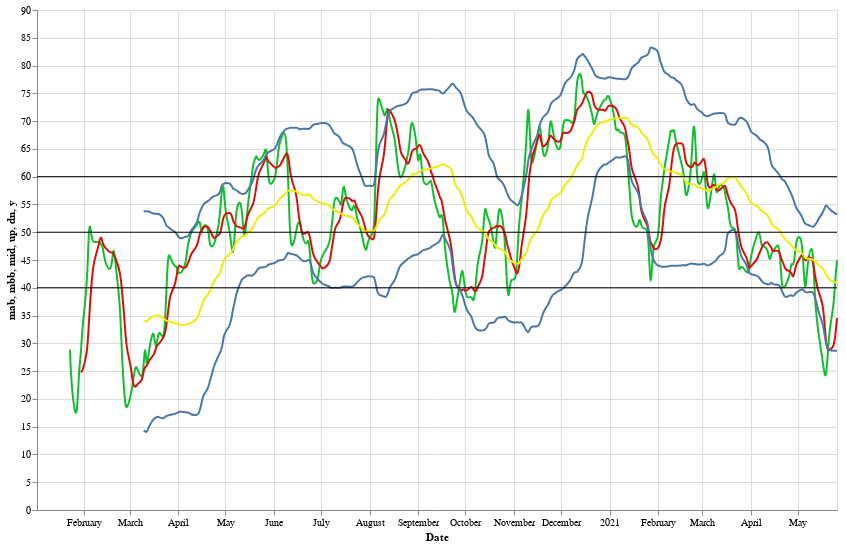

Notebook code for this chart:
### Code cell
line+line1+line2+line3+line4+line5+line6+line7

### Figure 1 — Vega-Lite specification as saved in the notebook (floating-point values rounded to 4 significant figures; data arrays with more than 128 entries replaced by an {"elided": "..."} marker saying what was removed)
{"config": {"view": {"continuousWidth": 400, "continuousHeight": 300}}, "layer": [{"mark": {"type": "line", "interpolate": "basis"}, "encoding": {"color": {"value": "#11bf2e"}, "x": {"type": "temporal", "field": "Date"}, "y": {"type": "quantitative", "field": "mab"}}}, {"mark": {"type": "line", "interpolate": "basis"}, "encoding": {"color": {"value": "#d91009"}, "x": {"type": "temporal", "field": "Date"}, "y": {"type": "quantitative", "field": "mbb"}}}, {"mark": {"type": "line", "interpolate": "basis"}, "encoding": {"color": {"value": "#eded09"}, "x": {"type": "temporal", "field": "Date"}, "y": {"type": "quantitative", "field": "mid"}}}, {"mark": {"type": "line", "interpolate": "basis"}, "encoding": {"x": {"type": "temporal", "field": "Date"}, "y": {"type": "quantitative", "field": "up"}}}, {"mark": {"type": "line", "interpolate": "basis"}, "encoding": {"x": {"type": "temporal", "field": "Date"}, "y": {"type": "quantitative", "field": "dn"}}}, {"data": {"name": "data-e4a17ff3367223c6cbe8c433cc4fe380"}, "mark": "rule", "encoding": {"y": {"type": "quantitative", "field": "y"}}}, {"data": {"name": "data-ba848ba18b9b795c80a87461e9dc5b47"}, "mark": "rule", "encoding": {"y": {"type": "quantitative", "field": "y"}}}, {"data": {"name": "data-c14b6cb4343fb58f2da7047b7ee08ff5"}, "mark": "rule", "encoding": {"y": {"type": "quantitative", "field": "y"}}, "height": 500, "width": 800}], "data": {"name": "data-f8fcdfc9a60defe4bc206d6b00eb6b51"}, "$schema": "https://vega.github.io/schema/vega-lite/v4.8.1.json", "datasets": {"data-f8fcdfc9a60defe4bc206d6b00eb6b51": {"elided": "353 records"}, "data-e4a17ff3367223c6cbe8c433cc4fe380": [{"y": 50}], "data-ba848ba18b9b795c80a87461e9dc5b47": [{"y": 60}], "data-c14b6cb4343fb58f2da7047b7ee08ff5": [{"y": 40}]}}
